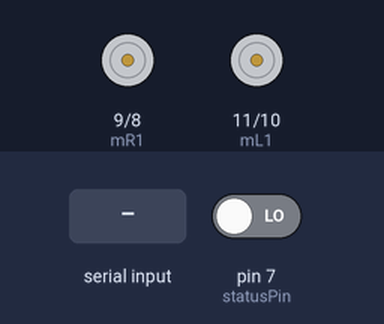
Bench run of a sketch on a simulated Arduino Uno, built with avr-gcc and run on an emulated ATmega328P. Parts: motor-driver pin pairs drawn as motors (green arrow = first pin HIGH = forward, orange = second pin HIGH = backward, longer = more drive). The inputs (shaded band) are chosen by the test bench; at power-on: pin 7 (statusPin) LOW. What the sketch prints to the serial monitor is not drawn.

Above: at 1.2 s.
1.3 s: "F" received over the second serial link
2.8 s: pin 7 (statusPin) driven HIGH
At 4.0 s:
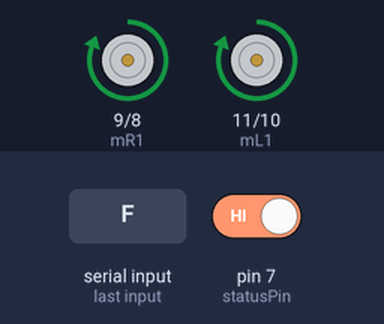
4.3 s: "B" received over the second serial link
At 5.3 s:
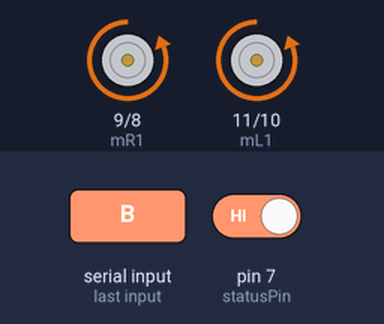
5.8 s: "R" received over Serial
At 6.5 s:
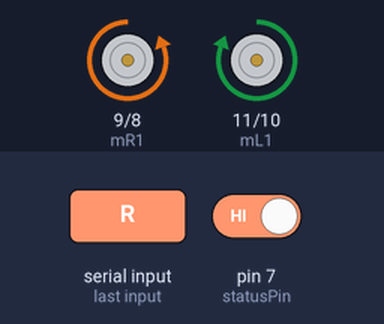
7.3 s: "L" received over the second serial link
At 7.6 s:
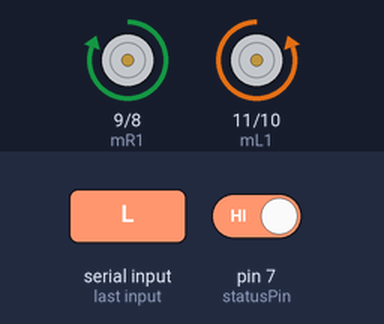
8.8 s: pin 7 (statusPin) driven LOW
At 9.9 s:
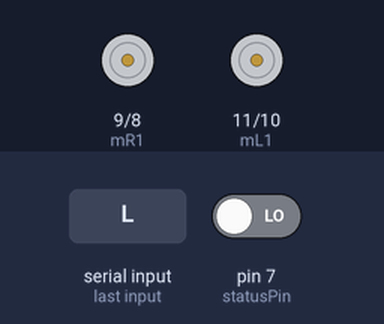
Timing chart, 0 to 11.3 s (numbered marks = the images above; inputs shaded):
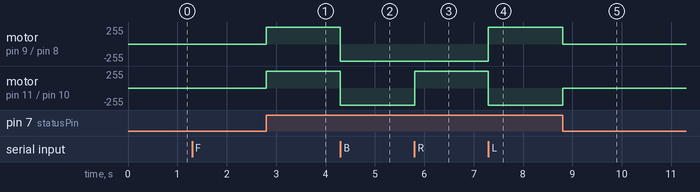

Measured:
- after the input at 1.3 s, every drawn part: stays the same
- after the input at 2.8 s, motor on pin 9 (mR1) / pin 8 (mR2), motor on pin 11 (mL1) / pin 10 (mL2): stopped → forward 255/255 at once
- after the input at 4.3 s, motor on pin 9 (mR1) / pin 8 (mR2), motor on pin 11 (mL1) / pin 10 (mL2): forward 255/255 → backward 255/255 at once
- after the input at 5.8 s, motor on pin 11 (mL1) / pin 10 (mL2): backward 255/255 → forward 255/255 at once
- after the input at 7.3 s, motor on pin 9 (mR1) / pin 8 (mR2): backward 255/255 → forward 255/255 at once; motor on pin 11 (mL1) / pin 10 (mL2): forward 255/255 → backward 255/255 at once
- after the input at 8.8 s, motor on pin 9 (mR1) / pin 8 (mR2): forward 255/255 → stopped at once; motor on pin 11 (mL1) / pin 10 (mL2): backward 255/255 → stopped at once

The sketch:

code_with_status.ino
```cpp
#include "Arduino.h"
#include <SoftwareSerial.h>

int rxPin = 5;
int txPin = 6;
int statusPin = 7;

SoftwareSerial BTSerial(rxPin, txPin); // RX TX

char dataByte; //our variable where bluetooth dataByte is stored
char Status; //statusus of the bluetooth module

//right motor
int mR1 = 9;
int mR2 = 8;

//left motor
int mL1 = 11;
int mL2 = 10;

void setup() {

  BTSerial.begin(9600);
  Serial.begin(9600); // begin the communication between arduino and bluetooth module

  pinMode(statusPin,INPUT); //making the statusu pin as input

  //right motor
  pinMode(mR1, OUTPUT);
  pinMode(mR2, OUTPUT);

  //left motor
  pinMode(mL1, OUTPUT);
  pinMode(mL2, OUTPUT);

}

void Stop() {

  //right motor
  digitalWrite(mR1, LOW); //MOTOR STOPS
  digitalWrite(mR2, LOW);

  //left motor
  digitalWrite(mL1, LOW); //MOTOR STOPS
  digitalWrite(mL2, LOW);
}

void Forward() {

  //right motor
  digitalWrite(mR1, HIGH); //FORWARD
  digitalWrite(mR2, LOW);

  //left motor
  digitalWrite(mL1, HIGH); //FORWARD
  digitalWrite(mL2, LOW);

}
void Backward() {
  //right motor
  digitalWrite(mR1, LOW); //BACKWARD
  digitalWrite(mR2, HIGH);

  //left motor
  digitalWrite(mL1, LOW); //BACKWARD
  digitalWrite(mL2, HIGH);
}
void Left() {
  //right motor
  digitalWrite(mR1, HIGH); //FORWARD
  digitalWrite(mR2, LOW);

  //left motor
  digitalWrite(mL1, LOW); //BACKWARD
  digitalWrite(mL2, HIGH);
}
void Right() {
  //right motor
  digitalWrite(mR1, LOW); //BACKWARD
  digitalWrite(mR2, HIGH);

  //left motor
  digitalWrite(mL1, HIGH); //FORWARD
  digitalWrite(mL2, LOW);
}

void getData(){
  while(BTSerial.available()) {
    dataByte = BTSerial.read();
    Serial.write(dataByte);
  }

  while(Serial.available()){
    dataByte = Serial.read();
    BTSerial.write(dataByte);
  }
  Status = digitalRead(statusPin);
}

void loop() {
  getData();
  if (Serial.available()) {
    dataByte = Serial.read();
    Serial.write(dataByte);
  }
  if(Status ==1){
    switch (dataByte) {
      case 'F':
        Forward();
        break;

      case 'B':
        Backward();
        break;

      case 'R':
        Right();
        break;

      case 'L':
        Left();
        break;

      case 'S':
        Stop();
        break;
  }
  }else{
    Stop();
  }
}
```
